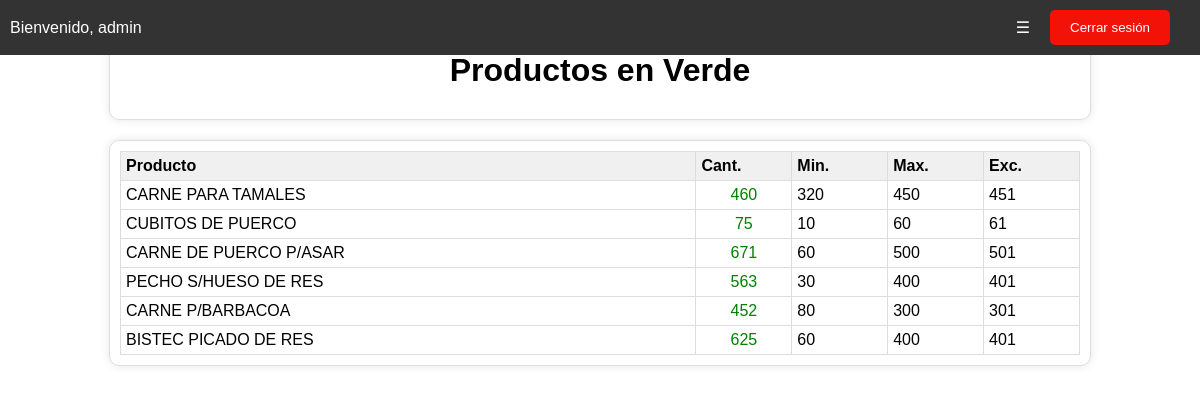
Page /productos_verde.php (signed in) on the committed database.
### tables this page shows
CREATE TABLE `add_product` (
  `id` int(11) NOT NULL,
  `codigo` varchar(50) NOT NULL,
  `nombre` varchar(255) NOT NULL,
  `descripcion` text NOT NULL,
  `variante` varchar(100) NOT NULL,
  `cantidad` int(11) NOT NULL,
  `unidad_medida` enum('pieza','kilo') NOT NULL DEFAULT 'pieza',
  `cantidad_minima` int(11) DEFAULT NULL,
  `cantidad_maxima` int(11) DEFAULT NULL,
  `excedente` int(11) DEFAULT NULL
);

### productos_verde.php (the view, shortened to what this page needs)
<?php
$servername = "localhost";
$username = "root";
$password = "";
$dbname = "carnesley";
$conn = new mysqli($servername, $username, $password, $dbname);
$query = "SELECT * FROM add_product WHERE cantidad > cantidad_maxima AND cantidad <= cantidad_maxima + excedente";
$result = $conn->query($query);
?>
<!DOCTYPE html>
<html>
<head>
    <link rel="stylesheet" href="style.css">
</head>
<body>
    <div class="nav-bar">
        <ul>
            <li style="margin-right: auto;">Bienvenido, <?php echo $_SESSION['username']; ?></li>
            <li><a href="#" class="menu-btn">&#9776;</a>
            </li>
            <li><button class="logout-btn" id="logout-btn">Cerrar sesión</button></li>
        </ul>
    </div>
    <div class="container">
        <h1 style="text-align: center; margin-bottom: 20px; width: 100%;">Productos en Verde</h1>
    </div>
    <div class="container">
        <table id="productos-table" style="width: 100%; border-collapse: collapse;">
            <tr>
                <th style="width: 60%;">Producto</th>
                <th style="width: 10%;">Cant.</th>
                <th style="width: 10%;">Min.</th>
                <th style="width: 10%;">Max.</th>
                <th style="width: 10%;">Exc.</th>
            </tr>
            <?php while ($row = $result->fetch_assoc()) { ?>
                <tr>
                    <td style="word-wrap: break-word; width: 60%;"><?php echo $row['nombre']; ?></td>
                    <td style="text-align: center; width: 10%; color: green;"><?php echo $row['cantidad']; ?></td>
                    <td style="width: 10%;"><?php echo $row['cantidad_minima']; ?></td>
                    <td style="width: 10%;"><?php echo $row['cantidad_maxima']; ?></td>
                    <td style="width: 10%;"><?php echo $row['excedente']; ?></td>
                </tr>
            <?php } ?>
        </table>
    </div>
</body>
</html>

### style.css (style rules this page uses)
body { font-family: Arial, sans-serif; margin: 0; padding: 0; }
.nav-bar { position: fixed !important; top: 0; left: 0; width: 100%; background-color: #333; color: #fff; padding: 10px; text-align: right; z-index: 1000; box-sizing: border-box; }
.nav-bar ul { list-style: none; margin: 0; padding: 0; display: flex; justify-content: space-between; align-items: center; }
.nav-bar ul li { margin-right: 20px; position: relative; }
.nav-bar a { color: #fff; text-decoration: none; }
.logout-btn { background-color: #f31208; color: #fff; padding: 10px 20px; border: none; border-radius: 5px; cursor: pointer; }
.container { width: 80%; margin: 80px auto 40px auto; display: flex; justify-content: space-between; }

### productos_verde.php (style rules this page uses)
.container { width: 80%; margin: 20px auto; padding: 10px; border: 1px solid #ddd; border-radius: 10px; box-shadow: 0 0 10px rgba(0, 0, 0, 0.1); }
table { width: 100%; border-collapse: collapse; }
th, td { border: 1px solid #ddd; padding: 5px; text-align: left; }
th { background-color: #f0f0f0; }

### rows in the picture
add_product: nombre "CARNE PARA TAMALES", cantidad "460", cantidad_minima "320", cantidad_maxima "450", excedente "451"
add_product: nombre "CUBITOS DE PUERCO", cantidad "75", cantidad_minima "10", cantidad_maxima "60", excedente "61"
add_product: nombre "CARNE DE PUERCO P/ASAR", cantidad "671", cantidad_minima "60", cantidad_maxima "500", excedente "501"
add_product: nombre "PECHO S/HUESO DE RES", cantidad "563", cantidad_minima "30", cantidad_maxima "400", excedente "401"
add_product: nombre "CARNE P/BARBACOA", cantidad "452", cantidad_minima "80", cantidad_maxima "300", excedente "301"
add_product: nombre "BISTEC PICADO DE RES", cantidad "625", cantidad_minima "60", cantidad_maxima "400", excedente "401"

### other values in the picture
$_SESSION['username'] "admin"
